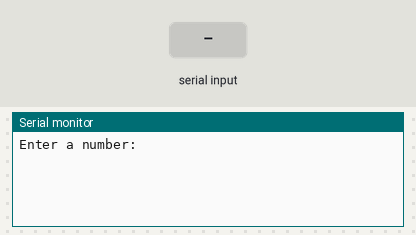
A sketch run on a simulated Arduino Uno, built with avr-gcc and run on an emulated ATmega328P. Parts: the last lines printed to the serial monitor. The inputs (shaded band) are chosen by the test bench.

Above: at 1.2 s.
1.3 s: "90,45\n" received over Serial
At 2.2 s:
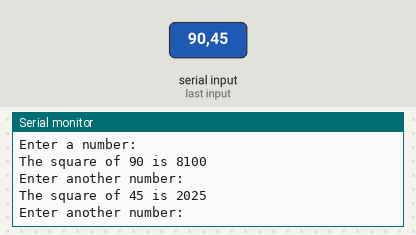
2.8 s: "30,150\n" received over Serial
At 5.2 s:
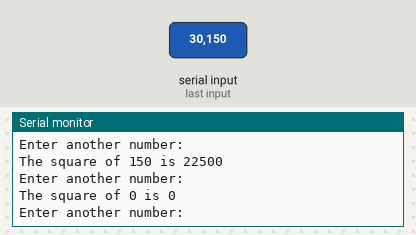
Timing chart, 0 to 6.7 s (numbered marks = the images above; inputs shaded):
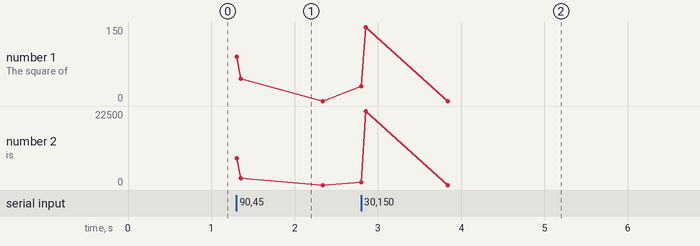

Measured:
- after the input at 1.3 s, the serial monitor: prints a new line at once (image 1)
- after the input at 2.8 s, the serial monitor: prints a new line at once (image 2)

The sketch:

Pract_5.ino
```cpp
void setup() {
  Serial.begin(9600); // Initialize serial communication at 9600 bits per second
  Serial.println("Enter a number:"); // Prompt the user to enter a number
}

void loop() {
  if (Serial.available() > 0) { // Check if data is available to read
    int number = Serial.parseInt(); // Read the number entered by the user
    int squaredNumber = number * number; // Calculate the square of the number
    Serial.print("The square of ");
    Serial.print(number);
    Serial.print(" is ");
    Serial.println(squaredNumber);
    Serial.println("Enter another number:"); // Prompt the user to enter another number
  }
}
```
